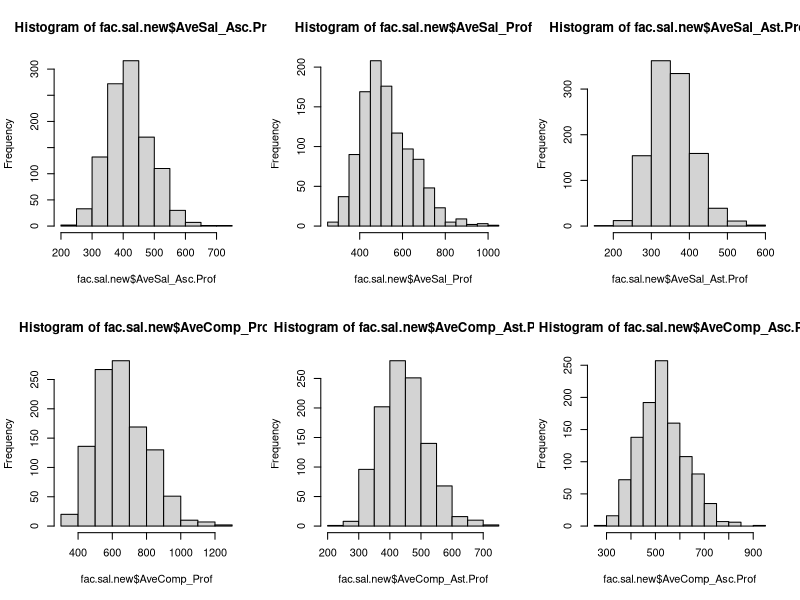
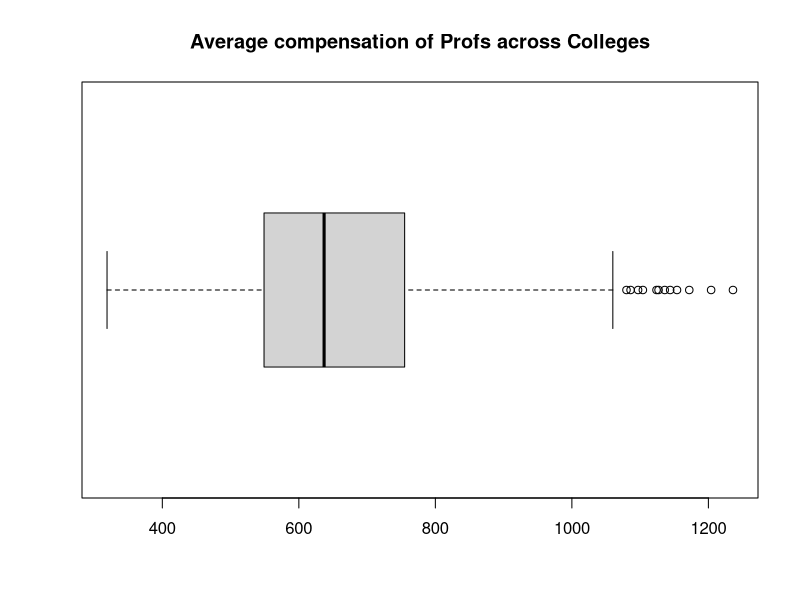

Generate these figures, in order, with R:
###############################################
#SalaryExploration.R
# Souravi Banerjee
#
# GOAL:
# We are going to read salary information of
# faculty members at over 1100 US colleges 
# and learn how to manipulate it.
#
# We have amply COMMENTED the code so that
# beginners will be comfortable with the 
# operations being carried out...
###############################################

# This is the library to compute skew in 
# a supplied dataset. If you have not already 
# done it, please install the e1071 package
library(e1071)

# We have two options to read the data
# Option 1: Read the data directly from a file
# Make sure that UnivSalaries.csv is accessible
# otherwise, the script will not run
#
fac.sal <- read.csv("edx/UnivSalaries.csv",
                    header=FALSE)

# Here's Option 2, which you may uncomment and
# try out if the URL is accessible from your location

# To uncomment/comment many lines at once
# use Ctrl-Shift-C or Cmd-Shift-C

# Read the data from the Internet site
# salaryURL <- url("http://lib.stat.cmu.edu/datasets/colleges/aaup.data")
# fac.sal <- read.csv(salaryURL,
#                     header = FALSE)

######################################
# Function to identify whether the
# supplied row contains a *
missingDataInRow <- function(row) {
  
  # This is a flag that is set to
  # FALSE by default
  contains <- FALSE
  
  # Set the flag to TRUE if any cell
  # in the entered row contains a "*"
  # indicating missing information
  for(i in 1:length(row)) {
    if (row[i] == "*") contains <- TRUE
  }
  return(contains)
}

# Missing value treatment: our approach
# is to delete rows with data entry ='*'
fac.sal$missing <- apply(fac.sal,
                         MARGIN=1, # row-wise
                         FUN=missingDataInRow)
  
# This is the CLEANED dataset which 
# we shall work with for the rest of 
# this program
fac.sal.new <- subset(fac.sal, 
                      missing == FALSE)
                      
# Renaming headers for better understanding
# Sal = Salary, Comp = Total Compensation
colnames(fac.sal.new)<-c("Fed_ID No.",
                         "University/College",
                         "State",
                         "Type",
                         "AveSal_Prof",
                         "AveSal_Asc.Prof",
                         "AveSal_Ast.Prof",
                         "AveSal_All",
                         "AveComp_Prof",
                         "AveComp_Asc.Prof",
                         "AveComp_Ast.Prof",
                         "AveComp_All",
                         "Num_Prof",
                         "Num_Asc.Prof",
                         "Num_Ast.Prof",
                         "Num_Instructors",
                         "Num_All",
                         "MissingData")

# Check out the newly cleaned dataset
# by displaying it on a tab
View(fac.sal.new)

# Function to onverte the input data 
# from factor (categorical) to numeric
convertToNum <- function(x) {
  return(as.numeric(as.character(x)))
}

# Convert currency data represented as categorical 
# into numerical
fac.sal.new$AveSal_Prof <- convertToNum(fac.sal.new$AveSal_Prof)
fac.sal.new$AveSal_Asc.Prof <- convertToNum(fac.sal.new$AveSal_Asc.Prof)
fac.sal.new$AveSal_Ast.Prof <- convertToNum(fac.sal.new$AveSal_Ast.Prof)
fac.sal.new$AveComp_Prof <- convertToNum(fac.sal.new$AveComp_Prof)
fac.sal.new$AveComp_Asc.Prof <- convertToNum(fac.sal.new$AveComp_Asc.Prof)
fac.sal.new$AveComp_Ast.Prof <- convertToNum(fac.sal.new$AveComp_Ast.Prof)

# Plotting histograms of salaries/compensation 
# for each faculty position

# Display the plots in 2 rows & 3 columns
# Row 1: Salary Row 2: Compensation
par(mfrow=c(2,3))
hist(fac.sal.new$AveSal_Asc.Prof)
hist(fac.sal.new$AveSal_Prof)
hist(fac.sal.new$AveSal_Ast.Prof)
hist(fac.sal.new$AveComp_Prof)
hist(fac.sal.new$AveComp_Ast.Prof)
hist(fac.sal.new$AveComp_Asc.Prof)

# Display a few summary statistics
cat("Quick summary for Average Compensation of Profs\n")
print(summary(fac.sal.new$AveComp_Prof))
cat("Quick summary for Average Compensation of Associate Profs\n")
print(summary(fac.sal.new$AveComp_Asc.Prof))
cat("\nSkew in the numbers of Assistant Profs: ",
    skewness(fac.sal.new$Num_Ast.Prof), "\n\n")

# Visually check for outliers within 
# the average compendation variable. 
# You may cycle through the remaining 
# variables for practice
par(mfrow=c(1,1))
boxplot(fac.sal.new$AveComp_Prof, 
        horizontal = TRUE)
title(main="Average compensation of Profs across Colleges")

# Calculating which college pays the 
# maximum salary to profs
# The summary function returns a 
# 7-number summary for the dataset
salaryInfo <- summary(fac.sal.new$AveSal_Prof)
maxSal <- salaryInfo[6]

# Figure out which row(s) in the dataset
# carry this maximum salary figure - there 
# could potentially be multiple rows...
index <- which(fac.sal.new$AveSal_Prof == maxSal,
               arr.ind=TRUE)

# The second column in the dataset contains
# the name of the college
maxCollege <- as.character(fac.sal.new[index, 2])

# Output a message
cat(maxCollege, "pays its professors the most\n\n")

# Calculating which college has the 
# least number of Assitant Profs
numAstProfInfo <- summary(fac.sal.new$Num_Ast.Prof)
minProfs <- numAstProfInfo[1]
  
# Figure out which row(s) in the dataset
# carry this minimum number - there 
# could potentially be multiple rows..
index <- which(fac.sal.new$Num_Ast.Prof == minProfs, 
               arr.ind=TRUE)

minColleges <- as.character(fac.sal.new[index, 2])
cat("\nColleges with the minimum number of Asst Profs:\n\n")
print(minColleges)

# Checking whether total number of faculty 
# positions in Purdue Univ.-Main Campus 
# is represented by the column of Faculty-All ranks 
PUIndex <- which(fac.sal.new[ , 2] =="Purdue Univ.-Main Campus",
                 arr.ind=TRUE)

x <- fac.sal.new$Num_All[PUIndex]
y <- fac.sal.new$Num_Prof[PUIndex] +
  fac.sal.new$Num_Asc.Prof[PUIndex] +
  fac.sal.new$Num_Ast.Prof[PUIndex]+
  fac.sal.new$Num_Instructors[PUIndex]

# No.of colleges where AveSal of a Professor 
# rounds up to 80% of the AveComp
fac.sal.new$Percent <- fac.sal.new$AveSal_Prof/fac.sal.new$AveComp_Prof*100
percentComp <- round(fac.sal.new$Percent)

# Which colleges 
index <- which(percentComp == 80, arr.ind=TRUE)
collegesWith80 <- as.character(fac.sal.new[index, 2])
cat("\nColleges with Salary as 80% of Compensation:\n\n")
print(collegesWith80)
